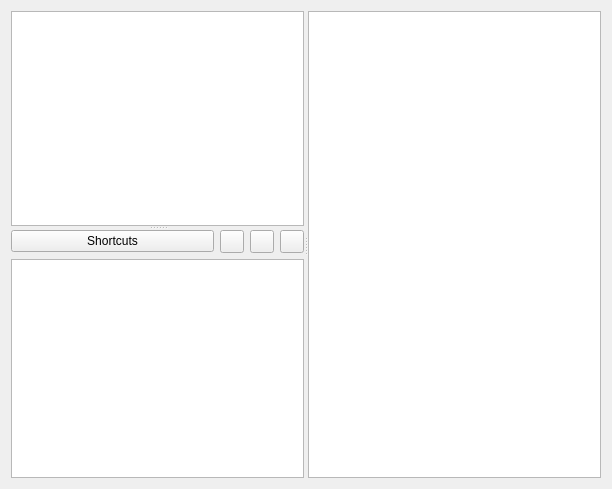
<?xml version="1.0" encoding="UTF-8"?>
<ui version="4.0">
 <class>TreeWidget</class>
 <widget class="QWidget" name="TreeWidget">
  <property name="geometry">
   <rect>
    <x>0</x>
    <y>0</y>
    <width>612</width>
    <height>489</height>
   </rect>
  </property>
  <property name="windowTitle">
   <string>Form</string>
  </property>
  <layout class="QHBoxLayout">
   <item>
    <widget class="QSplitter" name="uiSplitter">
     <property name="sizePolicy">
      <sizepolicy hsizetype="Minimum" vsizetype="Preferred">
       <horstretch>0</horstretch>
       <verstretch>0</verstretch>
      </sizepolicy>
     </property>
     <property name="orientation">
      <enum>Qt::Horizontal</enum>
     </property>
     <widget class="QSplitter" name="uiLeftSplitter">
      <property name="sizePolicy">
       <sizepolicy hsizetype="Preferred" vsizetype="Preferred">
        <horstretch>0</horstretch>
        <verstretch>0</verstretch>
       </sizepolicy>
      </property>
      <property name="orientation">
       <enum>Qt::Vertical</enum>
      </property>
      <widget class="QListView" name="uiList">
       <property name="sizePolicy">
        <sizepolicy hsizetype="Preferred" vsizetype="Expanding">
         <horstretch>0</horstretch>
         <verstretch>0</verstretch>
        </sizepolicy>
       </property>
      </widget>
      <widget class="QWidget" name="layoutWidget">
       <layout class="QVBoxLayout">
        <property name="spacing">
         <number>6</number>
        </property>
        <property name="margin">
         <number>0</number>
        </property>
        <item>
         <layout class="QHBoxLayout">
          <property name="spacing">
           <number>6</number>
          </property>
          <property name="margin">
           <number>0</number>
          </property>
          <item>
           <widget class="QPushButton" name="pushShortcuts">
            <property name="text">
             <string>Shortcuts</string>
            </property>
           </widget>
          </item>
          <item>
           <widget class="QToolButton" name="pushAddShortcut">
            <property name="sizePolicy">
             <sizepolicy hsizetype="Fixed" vsizetype="Fixed">
              <horstretch>0</horstretch>
              <verstretch>0</verstretch>
             </sizepolicy>
            </property>
            <property name="toolTip">
             <string>Add Shortcut</string>
            </property>
            <property name="text">
             <string/>
            </property>
            <property name="icon">
             <iconset resource="common.qrc">
              <normaloff>:/images/images/new.png</normaloff>:/images/images/new.png</iconset>
            </property>
           </widget>
          </item>
          <item>
           <widget class="QToolButton" name="pushRemoveShortcut">
            <property name="sizePolicy">
             <sizepolicy hsizetype="Fixed" vsizetype="Fixed">
              <horstretch>0</horstretch>
              <verstretch>0</verstretch>
             </sizepolicy>
            </property>
            <property name="toolTip">
             <string>Remove Shortcut</string>
            </property>
            <property name="text">
             <string/>
            </property>
            <property name="icon">
             <iconset resource="common.qrc">
              <normaloff>:/images/images/delete.png</normaloff>:/images/images/delete.png</iconset>
            </property>
           </widget>
          </item>
          <item>
           <widget class="QToolButton" name="pushExpand">
            <property name="sizePolicy">
             <sizepolicy hsizetype="Fixed" vsizetype="Fixed">
              <horstretch>0</horstretch>
              <verstretch>0</verstretch>
             </sizepolicy>
            </property>
            <property name="toolTip">
             <string>Expand/Collapse</string>
            </property>
            <property name="text">
             <string/>
            </property>
            <property name="icon">
             <iconset resource="common.qrc">
              <normaloff>:/images/images/down.png</normaloff>:/images/images/down.png</iconset>
            </property>
            <property name="checkable">
             <bool>true</bool>
            </property>
           </widget>
          </item>
         </layout>
        </item>
        <item>
         <widget class="QListView" name="uiShortcuts"/>
        </item>
       </layout>
      </widget>
     </widget>
     <widget class="QTreeView" name="uiTree">
      <property name="sizePolicy">
       <sizepolicy hsizetype="Ignored" vsizetype="Expanding">
        <horstretch>0</horstretch>
        <verstretch>0</verstretch>
       </sizepolicy>
      </property>
     </widget>
    </widget>
   </item>
  </layout>
 </widget>
 <resources>
  <include location="common.qrc"/>
 </resources>
 <connections/>
</ui>
